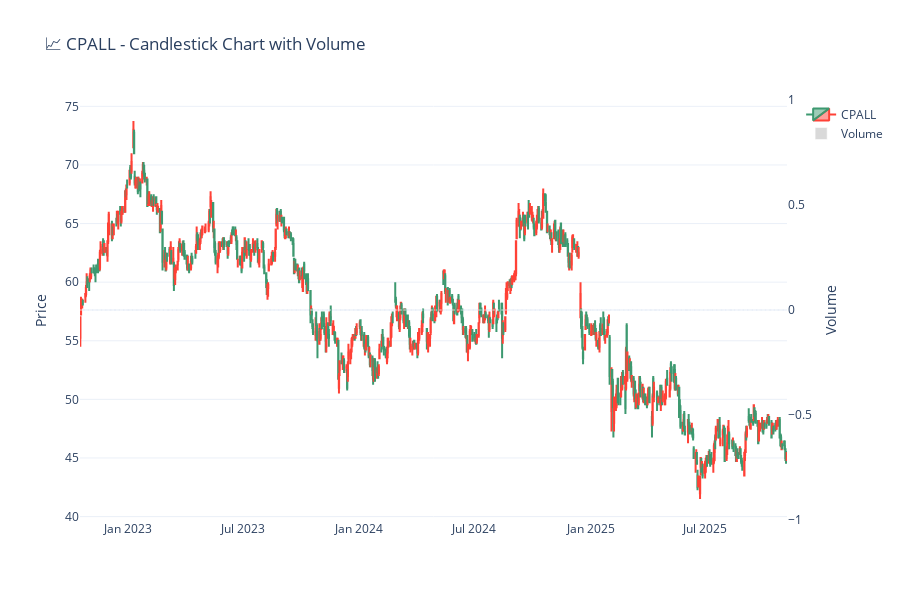

Notebook source saved alongside this figure:
### Code cell
import plotly.graph_objects as go

# ✅ สร้างกราฟ Candlestick
fig = go.Figure()

# 🔹 แท่งเทียนราคา
fig.add_trace(go.Candlestick(
    x=df['time'],
    open=df['open_price'],
    high=df['high_price'],
    low=df['low_price'],
    close=df['close_price'],
    name=stock
))

# 🔹 Volume bar (แถบปริมาณการซื้อขาย)
fig.add_trace(go.Bar(
    x=df['time'],
    y=df['volume'],
    marker_color='rgba(128,128,128,0.3)',
    yaxis='y2',
    name='Volume'
))

# ✅ ปรับ layout ให้เหมือน TradingView
fig.update_layout(
    title=f'📈 {stock} - Candlestick Chart with Volume',
    xaxis_rangeslider_visible=False,
    yaxis=dict(title='Price'),
    yaxis2=dict(
        title='Volume',
        overlaying='y',
        side='right',
        showgrid=False
    ),
    height=600,
    template='plotly_white'
)

fig.show()

### Figure 1 — Plotly figure (JSON) as saved in the notebook; plotly's stock layout.template omitted (floating-point values rounded to 4 significant figures; data arrays with more than 128 entries replaced by an {"elided": "..."} marker saying what was removed)
{"data": [{"close": {"elided": "746 float values"}, "high": {"elided": "746 float values"}, "low": {"elided": "746 float values"}, "name": "CPALL", "open": {"elided": "746 float values"}, "type": "candlestick", "x": {"elided": "746 str values"}}, {"marker": {"color": "rgba(128,128,128,0.3)"}, "name": "Volume", "type": "bar", "x": {"elided": "746 str values"}, "y": {"elided": "746 float values"}, "yaxis": "y2"}], "layout": {"height": 600, "title": {"text": "📈 CPALL - Candlestick Chart with Volume"}, "xaxis": {"rangeslider": {"visible": false}}, "yaxis": {"title": {"text": "Price"}}, "yaxis2": {"overlaying": "y", "showgrid": false, "side": "right", "title": {"text": "Volume"}}}}
